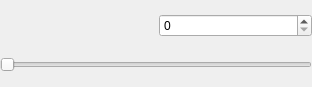
<?xml version="1.0" encoding="UTF-8"?>
<ui version="4.0">
 <class>UVCControlWidget</class>
 <widget class="QWidget" name="UVCControlWidget">
  <property name="geometry">
   <rect>
    <x>0</x>
    <y>0</y>
    <width>312</width>
    <height>87</height>
   </rect>
  </property>
  <property name="windowTitle">
   <string>Form</string>
  </property>
  <layout class="QGridLayout" name="gridLayout">
   <property name="leftMargin">
    <number>0</number>
   </property>
   <property name="topMargin">
    <number>0</number>
   </property>
   <property name="rightMargin">
    <number>0</number>
   </property>
   <property name="bottomMargin">
    <number>0</number>
   </property>
   <item row="0" column="1">
    <widget class="QSpinBox" name="spinBox"/>
   </item>
   <item row="1" column="0" colspan="2">
    <widget class="QSlider" name="horizontalSlider">
     <property name="maximum">
      <number>1023</number>
     </property>
     <property name="orientation">
      <enum>Qt::Horizontal</enum>
     </property>
    </widget>
   </item>
  </layout>
 </widget>
 <resources/>
 <connections/>
</ui>
